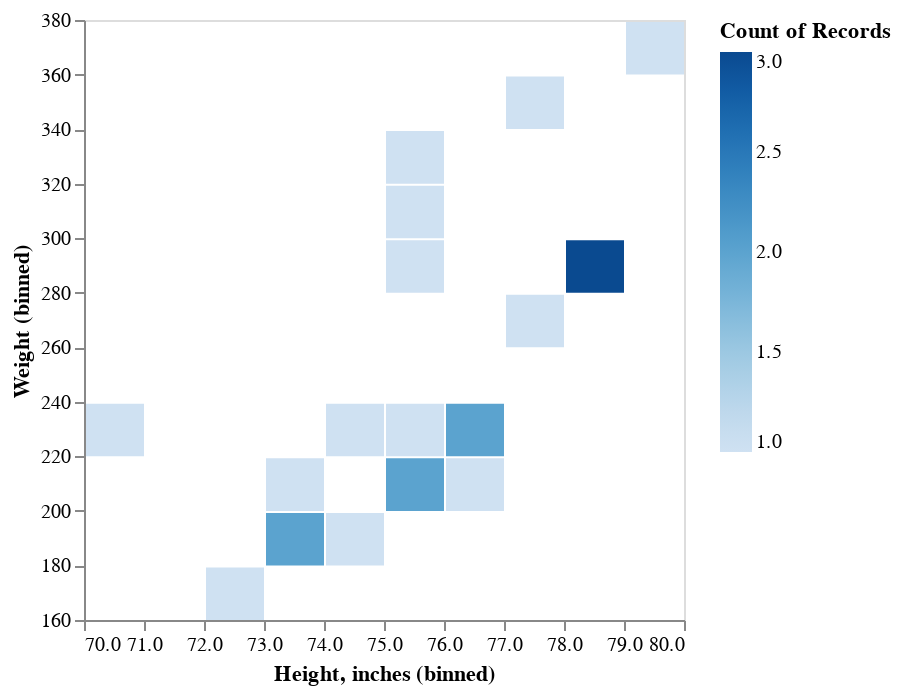

Notebook cell for this chart:
### Markdown cell above
# NOTE: Some visuals may not render depending on your notebook environment. If needed, save figures as images.

### Code cell
# Heat map showing height/weight density (Altair)
alt.Chart(data2).mark_rect().encode(
    alt.X("Height, inches:Q", bin=alt.Bin(maxbins=15)),
    alt.Y("Weight:Q", bin=alt.Bin(maxbins=15)),
    alt.Color("count():Q", scale=alt.Scale(scheme="blues")),
).configure_rect(binSpacing=1)

### Figure 1 — Vega-Lite specification as saved in the notebook (floating-point values rounded to 4 significant figures)
{"config": {"view": {"continuousWidth": 300, "continuousHeight": 300}, "rect": {"binSpacing": 1}}, "data": {"name": "data-d3bde8673a7dbf499f599b80b0563c7b"}, "mark": {"type": "rect"}, "encoding": {"color": {"aggregate": "count", "scale": {"scheme": "blues"}, "type": "quantitative"}, "x": {"bin": {"maxbins": 15}, "field": "Height, inches", "type": "quantitative"}, "y": {"bin": {"maxbins": 15}, "field": "Weight", "type": "quantitative"}}, "$schema": "https://vega.github.io/schema/vega-lite/v5.8.0.json", "datasets": {"data-d3bde8673a7dbf499f599b80b0563c7b": [{"Name": "", "Position": null, "Class": null, "Height": "6-6", "Weight": 280, "Height, inches": 78, "City": "Wayne", "State": "N.J.", "High School": null, "Player URL": "https://hokiesports.com/sports/football/roster/season/2025-26/player/marlen-bright", "Raw Card Text": "Marlen Bright Marlen Bright X Opens in a new window Marlen Bright Instagram Opens in a new window 6′6″ 280 lbs Offensive Line Wayne, N.J. DePaul Catholic", "Weight Class": "Heavy", "BMI": 32.35}, {"Name": "", "Position": null, "Class": "Freshman", "Height": "6-1", "Weight": 195, "Height, inches": 73, "City": "Richmond", "State": "Va.", "High School": null, "Player URL": "https://hokiesports.com/sports/football/roster/season/2025-26/player/davion-brown", "Raw Card Text": "Davion Brown Davion Brown X Opens in a new window Davion Brown Instagram Opens in a new window Freshman 6′1″ 195 lbs Wide Receiver Richmond, Va. Trinity Episcopal", "Weight Class": "Light", "BMI": 25.72}, {"Name": "", "Position": null, "Class": "Freshman", "Height": "6-2", "Weight": 180, "Height, inches": 74, "City": "Virginia Beach", "State": "Va.", "High School": null, "Player URL": "https://hokiesports.com/sports/football/roster/season/2025-26/player/zaevion-cleveland", "Raw Card Text": "Zaevion Cleveland Zaevion Cleveland X Opens in a new window Zaevion Cleveland Instagram Opens in a new window Freshman 6′2″ 180 lbs Defensive Back Virginia Beach, Va. Green Run", "Weight Class": "Light", "BMI": 23.11}, {"Name": "", "Position": null, "Class": "Freshman", "Height": "6-6", "Weight": 280, "Height, inches": 78, "City": "Midlothian", "State": "Va.", "High School": null, "Player URL": "https://hokiesports.com/sports/football/roster/season/2025-26/player/maddox-cochrane", "Raw Card Text": "Maddox Cochrane Maddox Cochrane X Opens in a new window Maddox Cochrane Instagram Opens in a new window Freshman 6′6″ 280 lbs Offensive Line Midlothian, Va. Benedictine College Prep", "Weight Class": "Heavy", "BMI": 32.35}, {"Name": "", "Position": null, "Class": "Freshman", "Height": "6-3", "Weight": 320, "Height, inches": 75, "City": "Canton", "State": "Mich.", "High School": null, "Player URL": "https://hokiesports.com/sports/football/roster/season/2025-26/player/benjamin-eziuka", "Raw Card Text": "Benjamin Eziuka Benjamin Eziuka X Opens in a new window Benjamin Eziuka Instagram Opens in a new window Freshman 6′3″ 320 lbs Offensive Line Canton, Mich. Detroit Catholic Central", "Weight Class": "Heavy", "BMI": 39.99}, {"Name": "", "Position": null, "Class": "Freshman", "Height": "6-1", "Weight": 190, "Height, inches": 73, "City": "Suffolk", "State": "Va.", "High School": null, "Player URL": "https://hokiesports.com/sports/football/roster/season/2025-26/player/tyrell-grant-jr", "Raw Card Text": "Tyrell Grant Jr. Tyrell Grant Jr. X Opens in a new window Tyrell Grant Jr. Instagram Opens in a new window Freshman 6′1″ 190 lbs Defensive Back Suffolk, Va. Nansemond River", "Weight Class": "Light", "BMI": 25.06}, {"Name": "", "Position": null, "Class": "Freshman", "Height": "6-3", "Weight": 220, "Height, inches": 75, "City": "Upper Marlboro", "State": "Md.", "High School": null, "Player URL": "https://hokiesports.com/sports/football/roster/season/2025-26/player/tyson-harley", "Raw Card Text": "Tyson Harley Tyson Harley X Opens in a new window Tyson Harley Instagram Opens in a new window Freshman 6′3″ 220 lbs Defensive Line Upper Marlboro, Md. Gonzaga College High School (DC)", "Weight Class": "Average", "BMI": 27.5}, {"Name": "", "Position": null, "Class": "Freshman", "Height": "6-4", "Weight": 220, "Height, inches": 76, "City": "Carlsbad", "State": "Calif.", "High School": null, "Player URL": "https://hokiesports.com/sports/football/roster/season/2025-26/player/troy-huhn", "Raw Card Text": "Troy Huhn Troy Huhn X Opens in a new window Troy Huhn Instagram Opens in a new window Freshman 6′4″ 220 lbs Quarterback Carlsbad, Calif. Mission Hills", "Weight Class": "Average", "BMI": 26.78}, {"Name": "", "Position": null, "Class": "Freshman", "Height": "6-4", "Weight": 225, "Height, inches": 76, "City": "Virginia Beach", "State": "Va.", "High School": null, "Player URL": "https://hokiesports.com/sports/football/roster/season/2025-26/player/kamren-johnson", "Raw Card Text": "Kamren Johnson Kamren Johnson X Opens in a new window Kamren Johnson Instagram Opens in a new window Freshman 6′4″ 225 lbs Defensive Line Virginia Beach, Va. Green Run", "Weight Class": "Average", "BMI": 27.38}, {"Name": "", "Position": null, "Class": "Freshman", "Height": "6-3", "Weight": 215, "Height, inches": 75, "City": "Bristow", "State": "Va.", "High School": null, "Player URL": "https://hokiesports.com/sports/football/roster/season/2025-26/player/mathieu-lamah", "Raw Card Text": "Mathieu Lamah Mathieu Lamah X Opens in a new window Mathieu Lamah Instagram Opens in a new window Freshman 6′3″ 215 lbs Linebacker Bristow, Va. Patriot", "Weight Class": "Light", "BMI": 26.87}, {"Name": "", "Position": null, "Class": "Freshman", "Height": "6-1", "Weight": 205, "Height, inches": 73, "City": "Spartanburg", "State": "S.C.", "High School": null, "Player URL": "https://hokiesports.com/sports/football/roster/season/2025-26/player/will-love", "Raw Card Text": "Will Love Will Love X Opens in a new window Will Love Instagram Opens in a new window Freshman 6′1″ 205 lbs Kicker Spartanburg, S.C. Spartanburg", "Weight Class": "Light", "BMI": 27.04}, {"Name": "", "Position": null, "Class": "Freshman", "Height": "6-5", "Weight": 350, "Height, inches": 77, "City": "Elizabeth", "State": "N.J.", "High School": null, "Player URL": "https://hokiesports.com/sports/football/roster/season/2025-26/player/roseby-lubintus", "Raw Card Text": "Roseby Lubintus Roseby Lubintus X Opens in a new window Roseby Lubintus Instagram Opens in a new window Freshman 6′5″ 350 lbs Offensive Line Elizabeth, N.J. Timber Creek Regional", "Weight Class": "Heavy", "BMI": 41.5}, {"Name": "", "Position": null, "Class": "Freshman", "Height": "5-10", "Weight": 220, "Height, inches": 70, "City": "Harrisburg", "State": "Pa.", "High School": null, "Player URL": "https://hokiesports.com/sports/football/roster/season/2025-26/player/messiah-mickens", "Raw Card Text": "Messiah Mickens Messiah Mickens X Opens in a new window Messiah Mickens Instagram Opens in a new window Freshman 5′10″ 220 lbs Running Back Harrisburg, Pa. Harrisburg", "Weight Class": "Average", "BMI": 31.56}, {"Name": "", "Position": null, "Class": "Freshman", "Height": "6-2", "Weight": 220, "Height, inches": 74, "City": "Philadelphia", "State": "Pa.", "High School": null, "Player URL": "https://hokiesports.com/sports/football/roster/season/2025-26/player/john-patrick-oates", "Raw Card Text": "John-Patrick Oates John-Patrick Oates X Opens in a new window John-Patrick Oates Instagram Opens in a new window Freshman 6′2″ 220 lbs Linebacker Philadelphia, Pa. La Salle College", "Weight Class": "Average", "BMI": 28.24}, {"Name": "", "Position": null, "Class": "Freshman", "Height": "6-4", "Weight": 210, "Height, inches": 76, "City": "Dodge Center", "State": "Minn.", "High School": null, "Player URL": "https://hokiesports.com/sports/football/roster/season/2025-26/player/pierce-petersohn", "Raw Card Text": "Pierce Petersohn Pierce Petersohn X Opens in a new window Pierce Petersohn Instagram Opens in a new window Freshman 6′4″ 210 lbs Tight End Dodge Center, Minn. Triton", "Weight Class": "Light", "BMI": 25.56}, {"Name": "", "Position": null, "Class": "Freshman", "Height": "6-0", "Weight": 170, "Height, inches": 72, "City": "Baltimore", "State": "Md.", "High School": null, "Player URL": "https://hokiesports.com/sports/football/roster/season/2025-26/player/amauri-polydor", "Raw Card Text": "Amauri Polydor Amauri Polydor X Opens in a new window Amauri Polydor Instagram Opens in a new window Freshman 6′0″ 170 lbs Defensive Back Baltimore, Md. St. Frances Academy", "Weight Class": "Light", "BMI": 23.05}, {"Name": "", "Position": null, "Class": "Freshman", "Height": "6-3", "Weight": 300, "Height, inches": 75, "City": "Hopewell", "State": "Va.", "High School": null, "Player URL": "https://hokiesports.com/sports/football/roster/season/2025-26/player/t-ron-richardson-jr", "Raw Card Text": "T-Ron Richardson Jr. T-Ron Richardson Jr. X Opens in a new window T-Ron Richardson Jr. Instagram Opens in a new window Freshman 6′3″ 300 lbs Defensive Line Hopewell, Va. Hopewell", "Weight Class": "Heavy", "BMI": 37.49}, {"Name": "", "Position": null, "Class": "Freshman", "Height": "6-8", "Weight": 365, "Height, inches": 80, "City": "Leland", "State": "N.C.", "High School": null, "Player URL": "https://hokiesports.com/sports/football/roster/season/2025-26/player/tyrell-simpson", "Raw Card Text": "Tyrell Simpson Tyrell Simpson X Opens in a new window Tyrell Simpson Instagram Opens in a new window Freshman 6′8″ 365 lbs Offensive Line Leland, N.C. North Brunswick", "Weight Class": "Heavy", "BMI": 40.09}, {"Name": "", "Position": null, "Class": "Freshman", "Height": "6-5", "Weight": 275, "Height, inches": 77, "City": "Marshall", "State": "Va.", "High School": null, "Player URL": "https://hokiesports.com/sports/football/roster/season/2025-26/player/buddy-wegdam", "Raw Card Text": "Buddy Wegdam Buddy Wegdam X Opens in a new window Buddy Wegdam Instagram Opens in a new window Freshman 6′5″ 275 lbs Offensive Line Marshall, Va. Woodberry Forest", "Weight Class": "Heavy", "BMI": 32.61}, {"Name": "", "Position": null, "Class": "Freshman", "Height": "6-3", "Weight": 200, "Height, inches": 75, "City": "Coatesville", "State": "Pa.", "High School": null, "Player URL": "https://hokiesports.com/sports/football/roster/season/2025-26/player/terry-wiggins", "Raw Card Text": "Terry Wiggins Terry Wiggins X Opens in a new window Terry Wiggins Instagram Opens in a new window Freshman 6′3″ 200 lbs Linebacker Coatesville, Pa. Coatesville Area", "Weight Class": "Light", "BMI": 25.0}, {"Name": "", "Position": null, "Class": "Freshman", "Height": "6-6", "Weight": 295, "Height, inches": 78, "City": "Virginia Beach", "State": "Va.", "High School": null, "Player URL": "https://hokiesports.com/sports/football/roster/season/2025-26/player/thomas-wilder", "Raw Card Text": "Thomas Wilder Thomas Wilder X Opens in a new window Thomas Wilder Instagram Opens in a new window Freshman 6′6″ 295 lbs Offensive Line Virginia Beach, Va. Green Run", "Weight Class": "Heavy", "BMI": 34.09}, {"Name": "", "Position": null, "Class": "Freshman", "Height": "6-3", "Weight": 285, "Height, inches": 75, "City": "Birmingham", "State": "Ala.", "High School": null, "Player URL": "https://hokiesports.com/sports/football/roster/season/2025-26/player/garrett-witherington", "Raw Card Text": "Garrett Witherington Garrett Witherington X Opens in a new window Garrett Witherington Instagram Opens in a new window Freshman 6′3″ 285 lbs Defensive Line Birmingham, Ala. Briarwood Christian", "Weight Class": "Heavy", "BMI": 35.62}]}}
